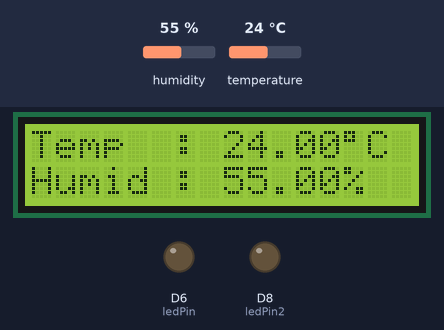
The sketch below on a simulated ESP8266 (NodeMCU). Shown: 16×2 character LCD, output pins drawn as LEDs (lit = HIGH). The inputs (shaded band) are chosen by the test bench; at power-on: temperature 24 °C, humidity 55 %. WiFi joins after 1.5 s; servers stay silent unless stated.

Above: at 3.1 s.
3.2 s: temperature set to 38 °C
At 6.4 s:
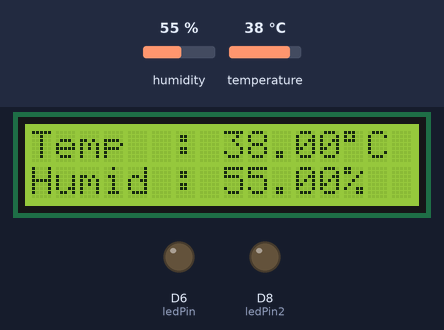
7.5 s: temperature set to 41 °C
At 10.8 s:
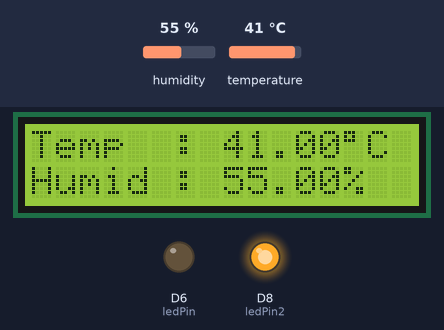
Timing chart, 0 to 41.6 s (numbered marks = the images above; inputs shaded):
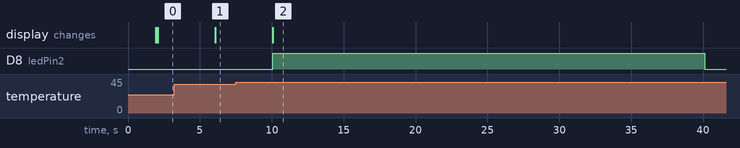

The sketch:

Temperature-Sensor.ino
```cpp
#define BLYNK_TEMPLATE_ID "TMPL31sV3lueW"
#define BLYNK_TEMPLATE_NAME "sfsaga"
#define BLYNK_AUTH_TOKEN "sMXjbckUrzfiCiZeNh9wSLyAFzQqeicA"

#define BLYNK_PRINT Serial
#define VPIN_BUTTON_1    V1
#define VPIN_BUTTON_2    V2
#define VPIN_BUTTON_3    V3
#include<Wire.h>
#include <ESP8266WiFi.h>
#include <BlynkSimpleEsp8266.h>
#include <DHT.h>
#include <LiquidCrystal_I2C.h>
#define DHTPIN D4 //Define sensor pin(pin 12)
#define DHTTYPE DHT11 //What sensor use

DHT dht(DHTPIN, DHTTYPE);//Create sensor object
LiquidCrystal_I2C lcd(0x27,16,2); //Create lcd object using this pins 8,9,4,6,7

boolean a=LOW,b=HIGH;
float h=0,t=0;
const int ledPin = D6; //LED pins for temperature control
const int ledPin2 = D8;
long previousMillis = 0;
long interval = 2000; //Read sensor each 2 seconds
char auth[] = "sMXjbckUrzfiCiZeNh9wSLyAFzQqeicA"; //Auth code sent via Email
char ssid[] = "surya";
char pass[] = "87654321";
BlynkTimer timer;
void setup() {
 Serial.begin(9600);   // opens serial port, sets data rate to 9600 bps
  lcd.begin(16,2);      // set up the LCD's number of columns and rows


  Blynk.begin(auth, ssid, pass);
  // You can also specify server:
  //Blynk.begin(auth, ssid, pass, "blynk-cloud.com", 80);
  //Blynk.begin(auth, ssid, pass, IPAddress(192,168,1,100), 8080);
lcd.init();                      // initialize the lcd
  lcd.backlight();
  Serial.begin(9600);
pinMode(ledPin, OUTPUT);//Change to output my pins
pinMode(ledPin2, OUTPUT);
dht.begin();//Start DHT22 sensor
digitalWrite(ledPin2,LOW);//Turn off LED
digitalWrite(ledPin,LOW);//Turn off LED
lcd.print("Tempera:");// print in lcd this word
lcd.setCursor(0,1);//Change cursor position
lcd.print("Humedad:");// print in lcd this word
}

void loop()
{
  unsigned long currentMillis = millis();//time elapsed
  if(currentMillis - previousMillis > interval) //Comparison between the elapsed time and the time in which the action is to be executed
  {
    previousMillis = currentMillis; //"Last time is now"

     h = dht.readHumidity();//humidity value
     t = dht.readTemperature();//temperature value centigrades if you want farenheit change to
     //t = dht.readTemperature(true);
  Blynk.virtualWrite(V1,(int) h);
  Blynk.virtualWrite(V2,(int)t);
    lcd.setCursor(0, 0);
  lcd.print("Temp  : ");
  lcd.print(t);
  lcd.print((char)223);// for Degree(°)
  lcd.print("C   ");
  lcd.setCursor(0, 1);
  lcd.print("Humid : ");
  lcd.print(h);
  lcd.print("%");

    if(t>=40 && a==LOW)//if temperature above of 25 degrees
    {
      digitalWrite(ledPin2,HIGH);//Active air conditioner
 a=HIGH;
      Blynk.virtualWrite(VPIN_BUTTON_3, "PUMP ON");
         delay(10000);
     delay(10000);
      delay(10000);
    }
    else //if temperature is under 23 degrees
    {

      digitalWrite(ledPin2,LOW);//Turn off air conditioner
      a=LOW;
      Blynk.virtualWrite(VPIN_BUTTON_3, "PUMP OFF");
    }


  }
  {

  Blynk.run();
  timer.run();

}
}
```

Measured:
- the behaviour switches between 39 and 40 °C on temperature (found by bisection; images 1 and 2)
- after the input at 3.2 s, the display: changes after 2.9 s (image 1)
- after the input at 7.5 s, D8 (ledPin2): LOW → HIGH after 2.6 s, → LOW 30.1 s later; the display: changes after 2.6 s (image 2)
